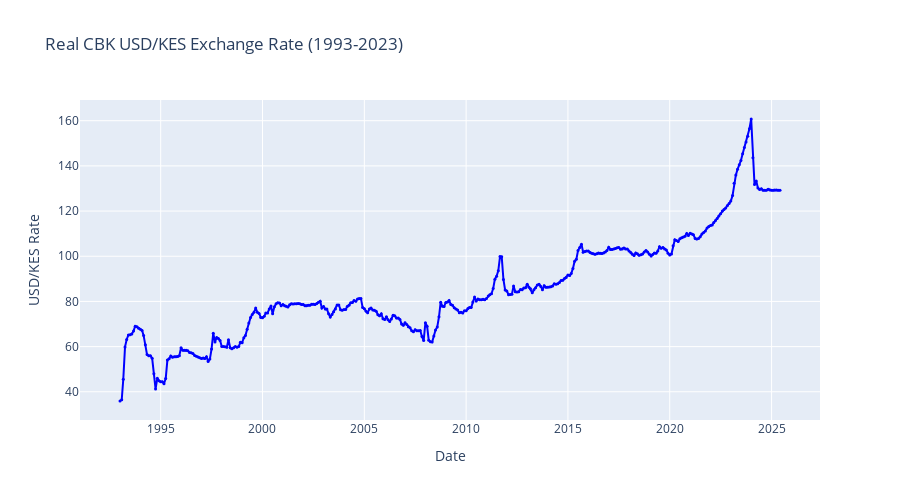

Here is the notebook cell this chart was saved with:
### Code cell
# Load and Process Real FX Data - Clean Version
print("LOADING REAL CBK EXCHANGE RATE DATA")
print("="*50)

# Direct approach to load USD/KES exchange rate data
try:
    # Load the monthly exchange rate data
    fx_raw = pd.read_csv("../data/raw/Monthly exchange rate (end period).csv")
    print(f"Raw FX data loaded: {len(fx_raw)} rows")
    
    # The data structure: Row 0 has headers, data starts from row 1
    # Columns: Year, Month, USD Rate, Sterling, Euro, etc.
    fx_data = fx_raw.iloc[1:].copy()  # Skip header row
    
    # Rename columns for easier access
    fx_data.columns = ['Year', 'Month', 'USD_KES', 'Sterling', 'Euro'] + list(fx_data.columns[5:])
    
    # Convert to proper types
    fx_data['Year'] = pd.to_numeric(fx_data['Year'], errors='coerce')
    fx_data['Month'] = pd.to_numeric(fx_data['Month'], errors='coerce')
    fx_data['USD_KES'] = pd.to_numeric(fx_data['USD_KES'], errors='coerce')
    
    # Create date column
    fx_data['Date'] = pd.to_datetime(fx_data[['Year', 'Month']].assign(day=1), errors='coerce')
    
    # Clean data - remove rows with missing values
    fx_clean = fx_data.dropna(subset=['Date', 'USD_KES']).copy()
    fx_clean = fx_clean.sort_values('Date').reset_index(drop=True)
    
    print(f"Processed FX data: {len(fx_clean)} valid records")
    print(f"Date range: {fx_clean['Date'].min()} to {fx_clean['Date'].max()}")
    print(f"USD/KES range: {fx_clean['USD_KES'].min():.2f} - {fx_clean['USD_KES'].max():.2f}")
    
    # Add analysis columns
    fx_clean['Rate_Change'] = fx_clean['USD_KES'].diff()
    fx_clean['Rate_PCT_Change'] = fx_clean['USD_KES'].pct_change()
    fx_clean['Volatility_6M'] = fx_clean['Rate_PCT_Change'].rolling(window=6).std()
    
    # Create simple visualization
    import plotly.graph_objects as go
    
    fig = go.Figure()
    fig.add_trace(go.Scatter(
        x=fx_clean['Date'],
        y=fx_clean['USD_KES'],
        mode='lines+markers',
        name='USD/KES Exchange Rate',
        line=dict(color='blue', width=2),
        marker=dict(size=3)
    ))
    
    fig.update_layout(
        title="Real CBK USD/KES Exchange Rate (1993-2023)",
        xaxis_title="Date",
        yaxis_title="USD/KES Rate",
        height=500
    )
    
    fig.show()
    
    # Display key insights
    current_rate = fx_clean['USD_KES'].iloc[-1]
    avg_rate = fx_clean['USD_KES'].mean()
    rate_change_1y = fx_clean['USD_KES'].iloc[-1] / fx_clean['USD_KES'].iloc[-12] - 1 if len(fx_clean) >= 12 else 0
    
    print(f"\\nKEY FX INSIGHTS:")
    print(f"   Current USD/KES Rate: {current_rate:.2f}")
    print(f"   Historical Average: {avg_rate:.2f}")
    print(f"   Annual Change: {rate_change_1y*100:.2f}%")
    print(f"   Data Points: {len(fx_clean)} monthly observations")
    print(f"   Volatility: {fx_clean['Rate_PCT_Change'].std()*100:.2f}%")
    
    # Store for further analysis
    processed_fx = fx_clean.copy()
    
except Exception as e:
    print(f"Error loading FX data: {str(e)}")
    processed_fx = None

### Figure 1 — Plotly figure (JSON) as saved in the notebook; plotly's stock layout.template omitted (floating-point values rounded to 4 significant figures; data arrays with more than 128 entries replaced by an {"elided": "..."} marker saying what was removed)
{"data": [{"line": {"color": "blue", "width": 2}, "marker": {"size": 3}, "mode": "lines+markers", "name": "USD/KES Exchange Rate", "type": "scatter", "x": {"elided": "390 str values"}, "y": {"elided": "390 float values"}}], "layout": {"height": 500, "title": {"text": "Real CBK USD/KES Exchange Rate (1993-2023)"}, "xaxis": {"title": {"text": "Date"}}, "yaxis": {"title": {"text": "USD/KES Rate"}}}}
